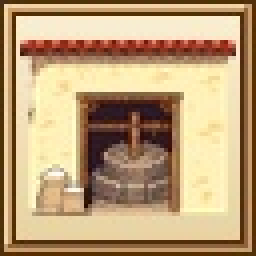
#> input picture store/achievements/all_buildings.jpg, 64 x 64 px (shown 4 times larger)
$ python paint_land_fields.py ../../store/achievements/all_buildings.jpg ../../store/achievements/all_festivals.jpg
#> lines starting #> are read from the running program, lines starting #| are printed output that depends on the picture
"""Paint farmland onto the distant hills of the estate's land layer: vineyards, wheat, green crops and ploughed earth
on the open slopes, with a farmhouse or two among them. Each field has a soft, uneven edge with a few bushes along
it, its rows follow the slope, and it is lit like the grass it replaces, so fields on shaded slopes are darker.
Only open grass is painted, so trees, cypresses and the aqueduct in front stay as they are.

Usage: python tools/art/paint_land_fields.py tools/art/sources/layer_land_plain.png game/assets/backgrounds/estate/layer_land.png
The plain land layer, as split from the painting before any fields, is kept in tools/art/sources so the fields can be
repainted from scratch. After re-splitting the estate painting with split_layers.py, copy the new layer there first.
"""
import colorsys
import sys

import numpy as np
from PIL import Image, ImageDraw
from scipy import ndimage

# Each field: what grows there, its outline on the land layer, and how much its rows tilt with the slope.
FIELDS = [
    ("vines", [(118, 186), (148, 168), (198, 165), (214, 178), (196, 192), (126, 193)], -0.28),
    ("wheat", [(14, 184), (40, 172), (84, 170), (92, 184), (60, 194), (20, 194)], -0.2),
    ("green", [(206, 182), (236, 172), (276, 174), (284, 186), (232, 191)], 0.15),
    ("ploughed", [(252, 168), (282, 160), (318, 162), (300, 174), (262, 176)], 0.2),
    ("vines", [(330, 166), (356, 152), (392, 154), (384, 170), (344, 174)], 0.3),
    ("wheat", [(512, 176), (540, 164), (586, 164), (596, 178), (548, 186)], 0.1),
    ("vines", [(586, 186), (604, 174), (640, 174), (630, 190), (592, 193)], 0.2),
    ("green", [(640, 178), (668, 170), (690, 176), (676, 190), (636, 190)], 0.25),
    ("wheat", [(600, 196), (640, 192), (652, 200), (608, 205)], 0.1),
]
HOUSES = [(204, 168), (624, 166)]

VINE = np.array([(62, 88, 40), (74, 100, 46), (56, 80, 38)], float)
WHEAT = np.array([(220, 190, 96), (206, 174, 82), (230, 202, 112)], float)
GREEN = np.array([(118, 140, 58), (104, 126, 52)], float)
PLOUGH = np.array([(150, 112, 72), (128, 94, 62)], float)
HEDGE = (70, 88, 46)
# Taken from the village houses, so the farmhouses look built from the same stone and tile.
WALL, WALL_SHADE, ROOF, ROOF_SHADE, DOOR = (249, 210, 141), (137, 99, 73), (198, 109, 54), (108, 55, 38), (74, 52, 48)
SHRUBS = [(46, 63, 37), (66, 81, 45), (91, 96, 46)]


def grassy(px):
    r, g, b, a = (int(v) for v in px)
    if a < 200:
        return False
    h, s, v = colorsys.rgb_to_hsv(r / 255, g / 255, b / 255)
    return 0.11 < h < 0.32 and s > 0.25 and v > 0.3


def smooth_noise(shape, scale, rng):
    return ndimage.gaussian_filter(rng.normal(0, 1, shape), scale) * scale


def main():
    src, dst = sys.argv[1], sys.argv[2]
    im = Image.open(src).convert("RGBA")
    a = np.array(im).astype(float)
    out = a.copy()
    rng = np.random.default_rng(11)
    h, w = a.shape[:2]
#> h = 64; w = 64
    edge_noise = smooth_noise((h, w), 2.0, rng)
    grain = smooth_noise((h, w), 0.8, rng)
    lum = a[..., :3].mean(-1)
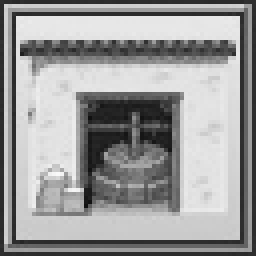
#> lum: shape (64, 64) float64 (shown 4 times larger); min 16.67, max 249, mean 156.2
    for kind, poly, tilt in FIELDS:
        shape = Image.new("L", (w, h), 0)
        ImageDraw.Draw(shape).polygon(poly, fill=255)
        mask = np.array(shape) > 0
        # A soft, uneven outline: the edge wanders in and out by a pixel or two.
        signed = ndimage.distance_transform_edt(mask) - ndimage.distance_transform_edt(~mask)
        field = (signed + edge_noise * 1.6) > 0
        ys, xs = np.nonzero(field)
        ref = np.median([lum[y, x] for y, x in zip(ys, xs) if grassy(a[y, x])] or [150])
        top = ys.min() if len(ys) else 0
        for y, x in zip(ys, xs):
            if not grassy(a[y, x]):
                continue
            # The field takes the light of the slope it lies on.
            light = np.clip(lum[y, x] / ref, 0.72, 1.12)
            row = (y - top + x * tilt + grain[y, x] * 0.4) / 3.0
            phase = row - np.floor(row)
            if kind == "vines":
                if phase < 0.34:
                    c = VINE[int(x // 3 + y) % len(VINE)]
                else:
                    c = a[y, x, :3] * (0.9 if phase < 0.67 else 1.0)
            elif kind == "wheat":
                c = WHEAT[0] * (1 + grain[y, x] * 0.06)
                if phase < 0.2:
                    c = WHEAT[1]
            elif kind == "green":
                c = GREEN[0] if phase < 0.5 else GREEN[1]
            else:
                c = PLOUGH[0] if phase < 0.5 else PLOUGH[1]
            out[y, x, :3] = np.clip(c * light, 0, 255)
        # Bushes here and there along the field's edge.
        rim = field & ~ndimage.binary_erosion(field)
        for y, x in zip(*np.nonzero(rim)):
            if grassy(a[y, x]) and rng.random() < 0.3:
                out[y, x, :3] = HEDGE
#> this loop made 9 passes
#> pass 1, in main, `signed = ndimage.distance_transform_edt(mask) - ndimage.distance_trans..`:
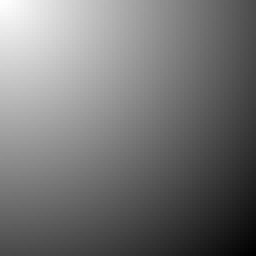
#> signed: shape (64, 64) float64 (shown 4 times larger); min -89.81, max -1, mean -48.98; drawn with min black and max white
    img = Image.fromarray(np.clip(out, 0, 255).astype(np.uint8)).copy()
    px = img.load()
    # Farmhouses among the fields: cream cottages with tiled roofs, the shaded end to the right.
    for hx, hy in HOUSES:
        for y in range(4):
            for x in range(-1 + (3 - y), 10 - (3 - y) + 1):
                px[hx + x, hy + y] = (ROOF if x < 6 else ROOF_SHADE) + (255,)
        for y in range(4, 9):
            for x in range(9):
                px[hx + x, hy + y] = (WALL if x < 6 else WALL_SHADE) + (255,)
        for y in range(6, 9):
            px[hx + 2, hy + y] = DOOR + (255,)
        px[hx + 5, hy + 5] = DOOR + (255,)
        # A shadow along the foot and a few shrubs at the corners settle the house into the hillside.
        for x in range(0, 10):
            r, g, b, al = px[hx + x, hy + 9]
            px[hx + x, hy + 9] = (int(r * 0.82), int(g * 0.82), int(b * 0.82), al)
        for i, (x, y) in enumerate([(-2, 8), (-1, 8), (-1, 7), (0, 8), (8, 8), (9, 8), (10, 8), (10, 7), (11, 9), (-2, 9)]):
            px[hx + x, hy + y] = SHRUBS[i % len(SHRUBS)] + (255,)
    img.save(dst)
    print("fields painted")


if __name__ == "__main__":
#> (the run stopped early here; a loop or call above may not have finished)

$ run again, on store/achievements/aureus.jpg
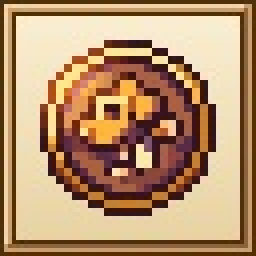
#> input picture store/achievements/aureus.jpg, 64 x 64 px (shown 4 times larger)
#> in main, `lum = a[..., :3].mean(-1)`:
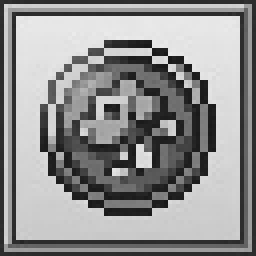
#> lum: shape (64, 64) float64 (shown 4 times larger); min 24.33, max 235, mean 144.9
